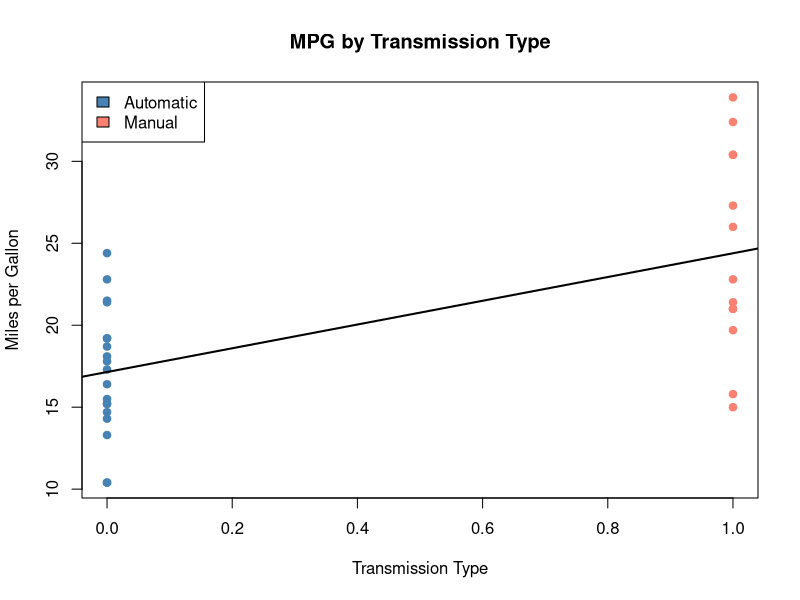
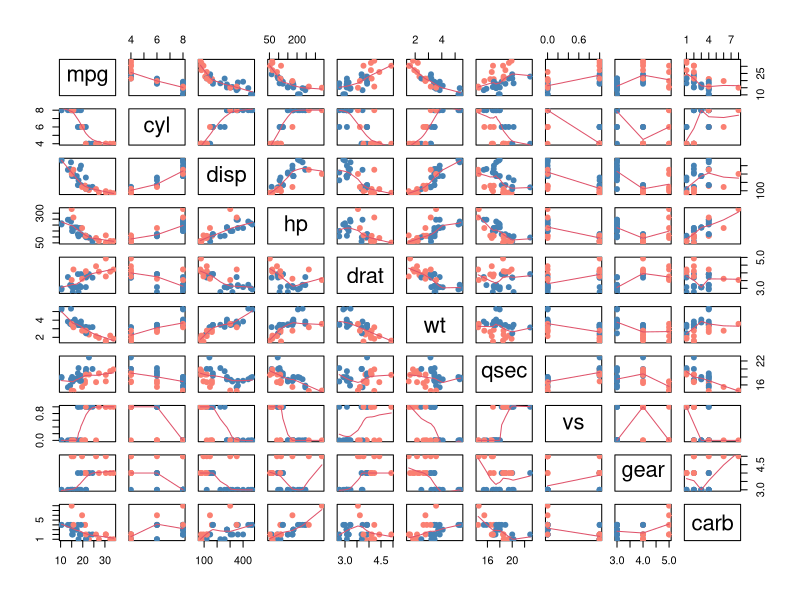
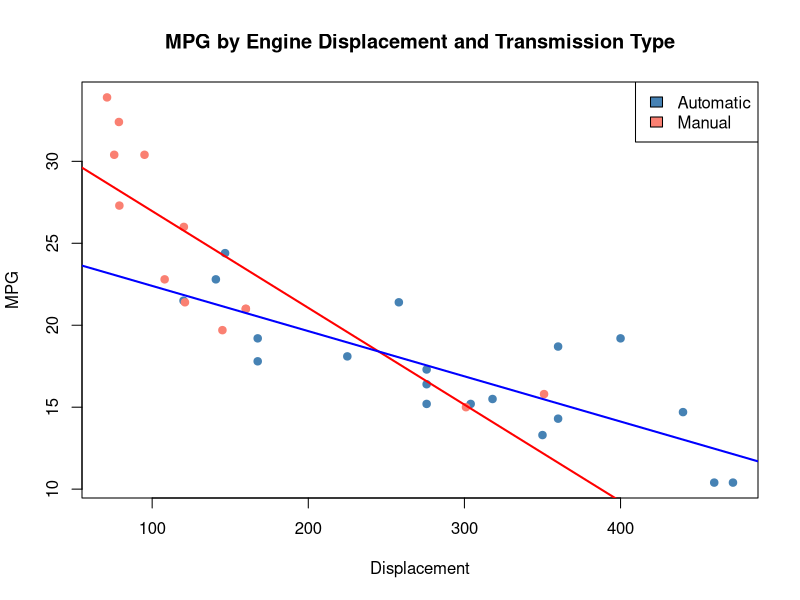

Source code (R) for these figures, in order:
## ---- chunk 1
library(datasets)
data(mtcars)
## ---- chunk 2
lmobvious <- lm(mpg~am, data=mtcars)
summary(lmobvious)$coefficients
## ---- chunk 3
plot(mtcars$am, mtcars$mpg, pch=19, col=ifelse(mtcars$am==1, "salmon", "steelblue"), xlab="Transmission Type", ylab="Miles per Gallon", main="MPG by Transmission Type")
legend("topleft", fill=c("steelblue", "salmon"), legend=c("Automatic", "Manual"))
lmobvious <- lm(mpg~am, data=mtcars)
abline(lmobvious, lwd=2)
## ---- chunk 4
pairs(mtcars[,-9], panel=panel.smooth, col=ifelse(mtcars$am==1, "salmon", "steelblue"), pch=19)
## ---- chunk 5
plot(mtcars$disp, mtcars$mpg, pch=19, col=ifelse(mtcars$am==1, "salmon", "steelblue"), main="MPG by Engine Displacement and Transmission Type", xlab="Displacement", ylab="MPG")
abline(lm(mpg~disp, data=subset(mtcars, mtcars$am==1)), col="red", lwd=2)
abline(lm(mpg~disp, data=subset(mtcars, mtcars$am==0)), col="blue", lwd=2)
legend("topright", fill=c("steelblue", "salmon"), legend=c("Automatic", "Manual"))
